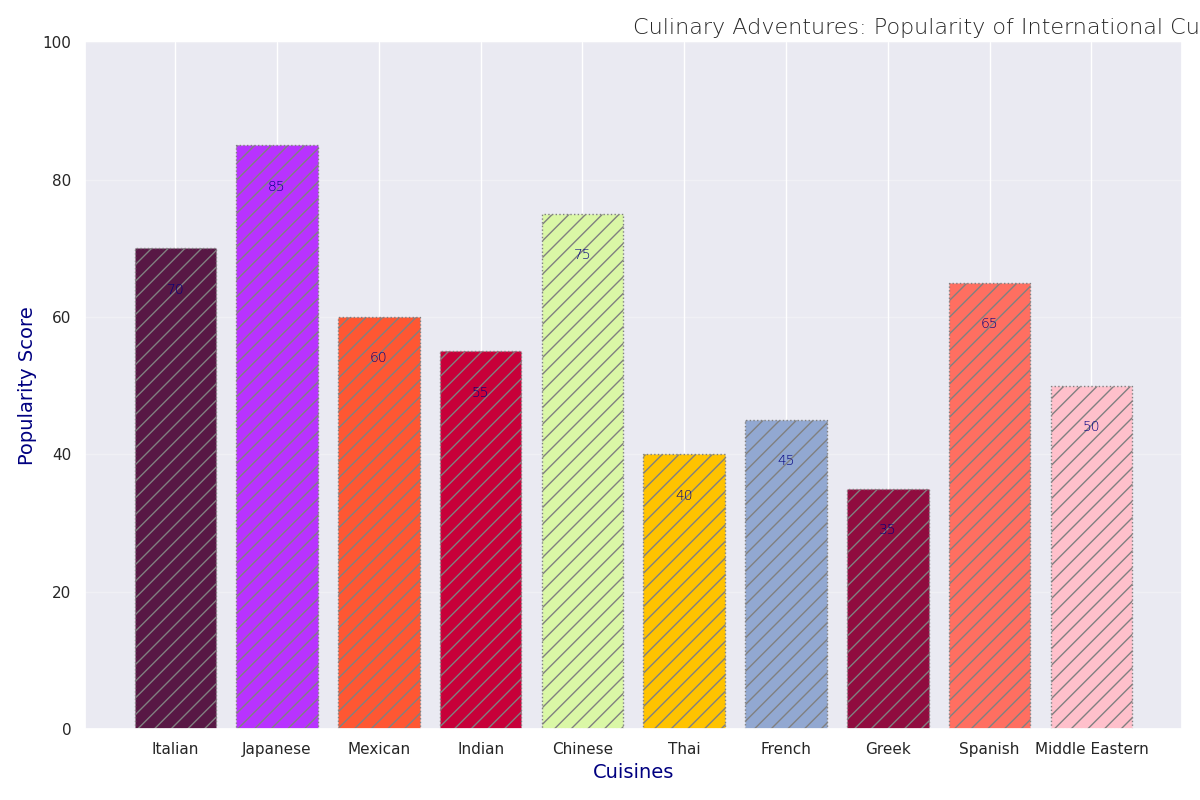

Recreate this plot in Python.
import matplotlib.pyplot as plt
import numpy as np

cuisines = ["Italian", "Japanese", "Mexican", "Indian", "Chinese", "Thai", "French", "Greek", "Spanish", "Middle Eastern"]
popularity_scores = np.array([70, 85, 60, 55, 75, 40, 45, 35, 65, 50])

# Shuffled colors manually
colors = ['#581845', '#B833FF', '#FF5733', '#C70039', '#DAF7A6', '#FFC300', '#92A8D1', '#900C3F', '#FF6F61', '#FFC0CB']

fig, ax = plt.subplots(figsize=(12, 8))
bars = ax.bar(cuisines, popularity_scores, color=colors, edgecolor='grey', linestyle=':', hatch='//')

ax.set_title('Culinary Adventures: Popularity of International Cuisines Among City Residents', fontsize=16, fontweight='light', ha='left')
ax.set_ylabel('Popularity Score', fontsize=14, color='navy')
ax.set_xlabel('Cuisines', fontsize=14, color='navy')

for bar in bars:
    ax.text(bar.get_x() + bar.get_width() / 2, bar.get_height() - 5, f'{bar.get_height()}',
            ha='center', va='top', color='navy', fontsize=10, fontweight='light')

ax.yaxis.grid(True, linestyle='-', alpha=0.3)

ax.spines['top'].set_color('none')
ax.spines['right'].set_linewidth(2)

ax.set_ylim(0, 100)

plt.tight_layout()
plt.show()
